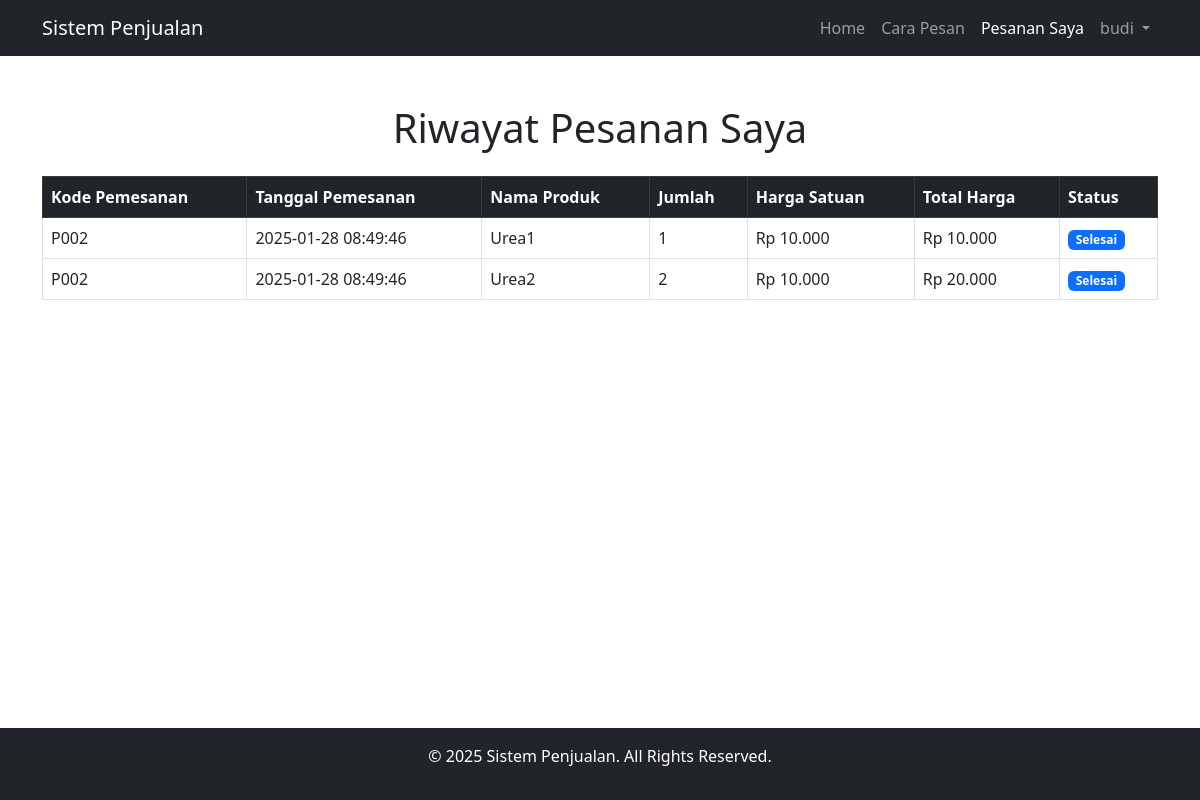
The app's page /riwayat-pemesanan.php (signed in) with its own data.
### tables this page shows
CREATE TABLE `pemesanan` (
  `id_pemesanan` int NOT NULL,
  `kode_pemesanan` varchar(10) NOT NULL,
  `id_produk` int NOT NULL,
  `id_member` int NOT NULL,
  `jumlah` int NOT NULL,
  `harga_satuan` decimal(10,2) NOT NULL,
  `status_pemesanan` varchar(30) NOT NULL DEFAULT 'Menunggu Konfirmasi',
  `tanggal_pemesanan` timestamp NULL DEFAULT CURRENT_TIMESTAMP,
  `total_harga` decimal(10,2) NOT NULL
);

CREATE TABLE `produk` (
  `id_produk` int NOT NULL,
  `nama_produk` varchar(100) NOT NULL,
  `merek` varchar(50) NOT NULL,
  `harga_satuan` decimal(10,2) NOT NULL,
  `deskripsi` text,
  `stok` int NOT NULL,
  `satuan` varchar(20) NOT NULL,
  `gambar` varchar(255) DEFAULT NULL
);

### riwayat-pemesanan.php (the view, shortened to what this page needs)
<?php
include 'koneksi.php';
$id_member = $_SESSION['id_member'];
$query = "SELECT p.kode_pemesanan, p.tanggal_pemesanan, pr.nama_produk, p.jumlah, p.harga_satuan,
                 (p.jumlah * p.harga_satuan) AS total_harga, p.status_pemesanan
          FROM pemesanan p
          JOIN produk pr ON p.id_produk = pr.id_produk
          WHERE p.id_member = '$id_member'
          ORDER BY p.tanggal_pemesanan DESC";
$result = mysqli_query($koneksi, $query);
?>
<!DOCTYPE html>
<html lang="id">
<head>
    <link href="https://cdn.jsdelivr.net/npm/bootstrap@5.3.0/dist/css/bootstrap.min.css" rel="stylesheet">
</head>
<body>
    <div class="wrapper">
        <nav class="navbar navbar-expand-lg navbar-dark bg-dark">
            <div class="container">
                <a class="navbar-brand" href="index.php">Sistem Penjualan</a>
                <div class="collapse navbar-collapse" id="navbarNav">
                    <ul class="navbar-nav ms-auto">
                        <li class="nav-item">
                            <a class="nav-link" href="index.php">Home</a>
                        </li>
                        <li class="nav-item"><a class="nav-link" href="#" data-bs-toggle="modal" data-bs-target="#caraPesanModal">Cara Pesan</a></li>
                        <?php if (isset($_SESSION['id_member'])): ?>
                            <li class="nav-item">
                                <a class="nav-link active" href="riwayat-pesanan.php">Pesanan Saya</a>
                            </li>
                            <li class="nav-item dropdown">
                                <a class="nav-link dropdown-toggle" href="#" id="userDropdown" role="button" data-bs-toggle="dropdown">
                                    <?= htmlspecialchars($_SESSION['nama']); ?>
                                </a>
                            </li>
                        <?php else: ?>
                            <li class="nav-item">
                                <a class="nav-link" href="#" data-bs-toggle="modal" data-bs-target="#loginModal">Login</a>
                            </li>
                        <?php endif; ?>
                    </ul>
                </div>
            </div>
        </nav>
        <div class="container mt-5">
            <h1 class="text-center mb-4">Riwayat Pesanan Saya</h1>
            <table class="table table-bordered">
                <thead class="table-dark">
                    <tr>
                        <th>Kode Pemesanan</th>
                        <th>Tanggal Pemesanan</th>
                        <th>Nama Produk</th>
                        <th>Jumlah</th>
                        <th>Harga Satuan</th>
                        <th>Total Harga</th>
                        <th>Status</th>
                    </tr>
                </thead>
                <tbody>
                    <?php if (mysqli_num_rows($result) > 0) : ?>
                        <?php while ($row = mysqli_fetch_assoc($result)) : ?>
                            <tr>
                                <td><?= htmlspecialchars($row['kode_pemesanan']); ?></td>
                                <td><?= htmlspecialchars($row['tanggal_pemesanan']); ?></td>
                                <td><?= htmlspecialchars($row['nama_produk']); ?></td>
                                <td><?= htmlspecialchars($row['jumlah']); ?></td>
                                <td>Rp <?= number_format($row['harga_satuan'], 0, ',', '.'); ?></td>
                                <td>Rp <?= number_format($row['total_harga'], 0, ',', '.'); ?></td>
                                <td>
                                    <span class="badge bg-primary"><?= htmlspecialchars($row['status_pemesanan']); ?></span>
                                </td>
                            </tr>
                        <?php endwhile; ?>
                    <?php else : ?>
                        <tr>
                            <td colspan="7" class="text-center">Belum ada pesanan.</td>
                        </tr>
                    <?php endif; ?>
                </tbody>
            </table>
        </div>
        <footer class="bg-dark text-white text-center py-3 mt-auto">
            <div class="container">
                <p>&copy; <span id="year"></span> Sistem Penjualan. All Rights Reserved.</p>
            </div>
        </footer>
    </div>
</body>
</html>

### riwayat-pemesanan.php (style rules this page uses)
.wrapper { display: flex; flex-direction: column; min-height: 100vh; }
html, body { height: 100%; margin: 0; }

### records on screen
pemesanan: kode_pemesanan "P002", tanggal_pemesanan "2025-01-28 08:49:46", id_produk.nama_produk "Urea1", jumlah "1", harga_satuan "10.000", total_harga "10.000", status_pemesanan "Selesai"
pemesanan: kode_pemesanan "P002", tanggal_pemesanan "2025-01-28 08:49:46", id_produk.nama_produk "Urea2", jumlah "2", harga_satuan "10.000", total_harga "20.000", status_pemesanan "Selesai"

### other values on screen
$_SESSION['nama'] "budi"
